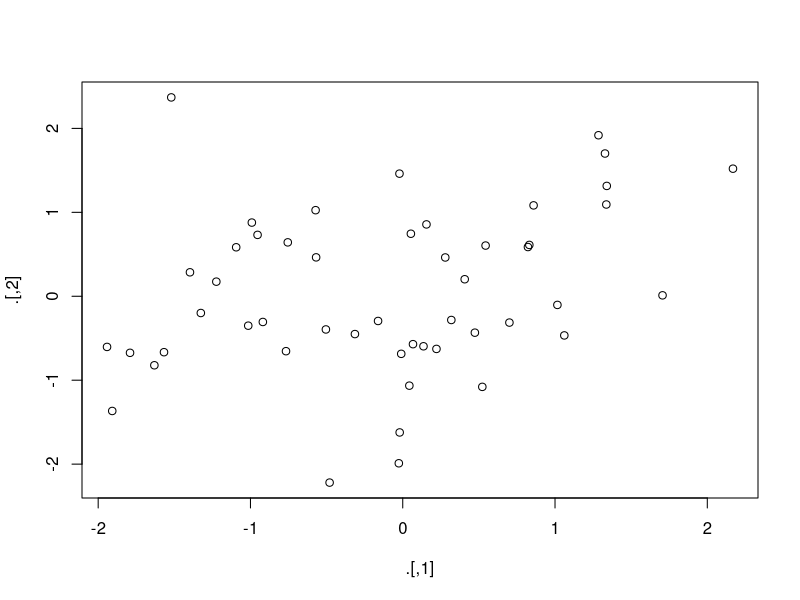
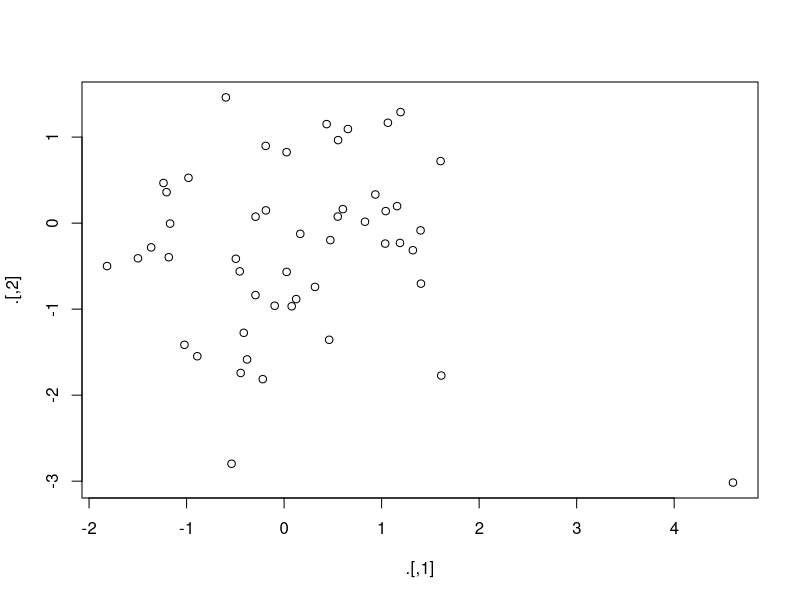

Here is the R script that generated these plots, in order:
## ---- chunk 1
knitr::opts_chunk$set(echo = TRUE)
## ---- chunk 2
library(tidyverse)
library(magrittr)
## ---- chunk 3
diamonds <- ggplot2::diamonds
diamonds2 <- diamonds %>%
  dplyr::mutate(price_per_carat = price / carat)
## ---- chunk 4
rnorm(100) %>%
  matrix(ncol = 2) %>%
  plot() %>%
  str()

rnorm(100) %>%
  matrix(ncol = 2) %T>%
  plot() %>%
  str()
